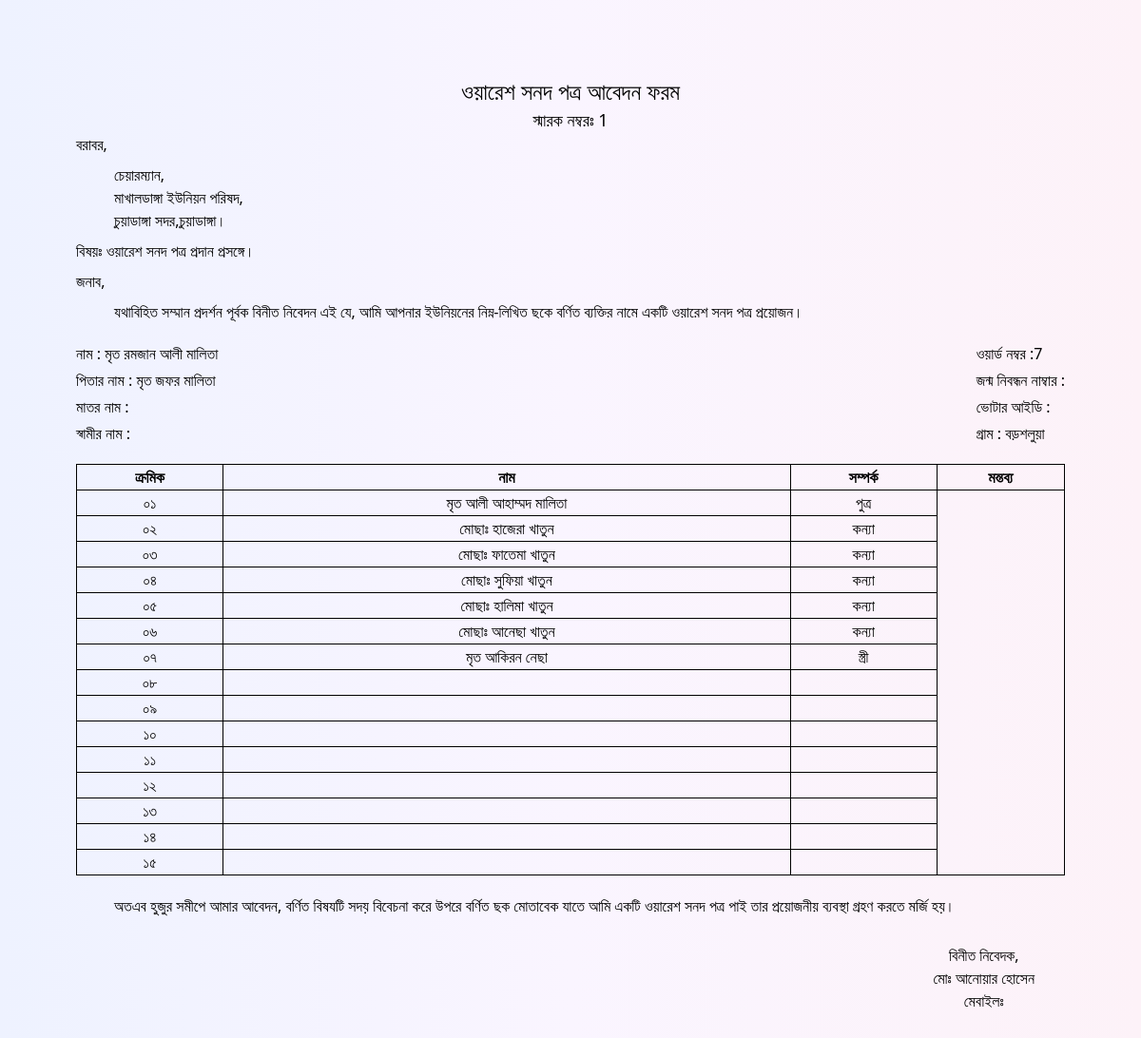
Page /waresabedonreport.php?id=4 (signed in) on the committed database.
### tables this page shows
CREATE TABLE `wares` (
  `id` int(11) NOT NULL,
  `sarok` varchar(255) NOT NULL,
  `name` varchar(255) NOT NULL,
  `fathername` varchar(255) NOT NULL,
  `mothername` varchar(255) NOT NULL,
  `husband` varchar(255) NOT NULL,
  `gram` varchar(255) NOT NULL,
  `word` varchar(255) NOT NULL,
  `deathno` varchar(255) NOT NULL,
  `voterid` varchar(255) NOT NULL,
  `mobileno` varchar(255) NOT NULL,
  `aname` varchar(255) NOT NULL,
  `date` varchar(255) NOT NULL,
  `w1` varchar(255) DEFAULT NULL,
  `w2` varchar(255) DEFAULT NULL,
  `w3` varchar(255) DEFAULT NULL,
  `w4` varchar(255) DEFAULT NULL,
  `w5` varchar(255) DEFAULT NULL,
  `w6` varchar(255) DEFAULT NULL,
  `w7` varchar(255) DEFAULT NULL,
  `w8` varchar(255) DEFAULT NULL,
  `w9` varchar(255) DEFAULT NULL,
  `w10` varchar(255) DEFAULT NULL,
  `w11` varchar(255) DEFAULT NULL,
  `w12` varchar(255) DEFAULT NULL,
  `w13` varchar(255) DEFAULT NULL,
  `w14` varchar(255) DEFAULT NULL,
  `w15` varchar(255) DEFAULT NULL,
  `r1` varchar(255) DEFAULT NULL,
  `r2` varchar(255) DEFAULT NULL,
  `r3` varchar(255) DEFAULT NULL,
  `r4` varchar(255) DEFAULT NULL,
  `r5` varchar(255) DEFAULT NULL,
  `r6` varchar(255) DEFAULT NULL,
  `r7` varchar(255) DEFAULT NULL,
  `r8` varchar(255) DEFAULT NULL,
  `r9` varchar(255) DEFAULT NULL,
  `r10` varchar(255) DEFAULT NULL,
  `r11` varchar(255) DEFAULT NULL,
  `r12` varchar(255) DEFAULT NULL,
  `r13` varchar(255) DEFAULT NULL,
  `r14` varchar(255) DEFAULT NULL,
  `r15` varchar(255) DEFAULT NULL
);

### waresabedonreport.php (the view, shortened to what this page needs)
<?php
include 'dbconnect.php';
if (isset($_REQUEST['id'])) {
    $rid = $_REQUEST['id'];
    $query = "SELECT * FROM `wares` WHERE id=$rid";
    $poriciti = mysqli_query($con, $query);
    $result = mysqli_fetch_array($poriciti);
}
?>
<!DOCTYPE html>
<html lang="en" dir="ltr">
<head>
    <script src="https://cdn.tailwindcss.com"></script>
</head>
<body class='bg-gradient-to-r from-indigo-50 via-purple-50 to-pink-50 z-40 mb-10'>
    <div class='px-20 py-20 relative'>
        <?php
        $rid = $result['sarok'];
        $name = $result['name'];
        $fathername = $result['fathername'];
        $mothername = $result['mothername'];
        $husband = $result['husband'];
        $gram = $result['gram'];
        $word = $result['word'];
        $birthno = $result['deathno'];
        $voterid = $result['voterid'];
        $mobileno = $result['mobileno'];
        $w1 = $result['w1'];
        $w2 = $result['w2'];
        $w3 = $result['w3'];
        $w4 = $result['w4'];
        $w5 = $result['w5'];
        $w6 = $result['w6'];
        $w7 = $result['w7'];
        $w8 = $result['w8'];
        $w9 = $result['w9'];
        $w10 = $result['w10'];
        $w11 = $result['w11'];
        $w12 = $result['w12'];
        $w13 = $result['w13'];
        $w14 = $result['w14'];
        $w15 = $result['w15'];
        $r1 = $result['r1'];
        $r2 = $result['r2'];
        $r3 = $result['r3'];
        $r4 = $result['r4'];
        $r5 = $result['r5'];
        $r6 = $result['r6'];
        $r7 = $result['r7'];
        $r8 = $result['r8'];
        $r9 = $result['r9'];
        $r10 = $result['r10'];
        $r11 = $result['r11'];
        $r12 = $result['r12'];
        $r13 = $result['r13'];
        $r14 = $result['r14'];
        $r15 = $result['r15'];
        ?>
        <p class='text-center font-medium text-2xl'>ওয়ারেশ সনদ পত্র আবেদন ফরম</p>
        <p class='text-center font-medium text-lg'>স্মারক নম্বরঃ <span><?= $rid ?></span></p>
        <p>বরাবর,</p>
        <p class="ml-10 my-2">চেয়ারম্যান, <br>
        মাখালডাঙ্গা ইউনিয়ন পরিষদ, <br>
            চুয়াডাঙ্গা সদর,চুয়াডাঙ্গা।
        </p>
        <p>বিষয়ঃ ওয়ারেশ সনদ পত্র প্রদান প্রসঙ্গে।</p>
        <p class='my-2'>জনাব,</p>
        <p class="ml-10 my-2">যথাবিহিত সম্মান প্রদর্শন পূর্বক বিনীত নিবেদন এই যে, আমি আপনার ইউনিয়নের নিম্ন-লিখিত ছকে
            বর্ণিত ব্যক্তির নামে একটি ওয়ারেশ সনদ পত্র প্রয়োজন।</p>
        <div class='flex justify-between items-center my-5'>
            <div class="space-y-1">
                <p class=''> নাম : <span><?= $name ?></span> </p>
                <p class=''>পিতার নাম : <span><?= $fathername ?></span> </p>
                <p class=''>মাতর নাম : <span><?= $mothername ?></span> </p>
                <p class=''>স্বামীর নাম : <span><?= $husband ?></span> </p>
            </div>
            <div class="space-y-1">
                <p class=''>ওয়ার্ড নম্বর :<span><?= $word ?></span> </p>
                <p class=''>জন্ম নিবন্ধন নাম্বার : <span><?= $birthno ?></span> </p>
                <p class=''>ভোটার আইডি : <span><?= $voterid ?></span> </p>
                <p class=''>গ্রাম : <span><?= $gram ?></span> </p>
            </div>
        </div>
        <table class='w-full table border border-black rounded-lg'>
            <thead>
                <tr>
                    <th class='border border-black'>ক্রমিক</th>
                    <th class='border border-black'>নাম</th>
                    <th class='border border-black'>সম্পর্ক</th>
                    <th class='border border-black'>মন্তব্য</th>
                </tr>
            </thead>
            <tbody>
                <tr>
                    <td class='border border-black text-center'>০১</td>
                    <td class='border border-black text-center'><?= $w1 ?></td>
                    <td class='border border-black text-center'><?= $r1 ?></td>
                </tr>
                <tr>
                    <td class='border border-black text-center'>০২</td>
                    <td class='border border-black text-center'><?= $w2 ?></td>
                    <td class='border border-black text-center'><?= $r2 ?></td>
                </tr>
                <tr>
                    <td class='border border-black text-center'>০৩</td>
                    <td class='border border-black text-center'><?= $w3 ?></td>
                    <td class='border border-black text-center'><?= $r3 ?></td>
                </tr>
                <tr>
                    <td class='border border-black text-center'>০৪</td>
                    <td class='border border-black text-center'><?= $w4 ?></td>
                    <td class='border border-black text-center'><?= $r4 ?></td>
                </tr>
                <tr>
                    <td class='border border-black text-center'>০৫</td>
                    <td class='border border-black text-center'><?= $w5 ?></td>
                    <td class='border border-black text-center'><?= $r5 ?></td>
                </tr>
                <tr>
                    <td class='border border-black text-center'>০৬</td>
                    <td class='border border-black text-center'><?= $w6 ?></td>
                    <td class='border border-black text-center'><?= $r6 ?></td>
                </tr>
                <tr>
                    <td class='border border-black text-center'>০৭</td>
                    <td class='border border-black text-center'><?= $w7 ?></td>
                    <td class='border border-black text-center'><?= $r7 ?></td>
                </tr>
                <tr>
                    <td class='border border-black text-center'>০৮</td>
                    <td class='border border-black text-center'><?= $w8 ?></td>
                    <td class='border border-black text-center'><?= $r8 ?></td>
                </tr>
                <tr>
                    <td class='border border-black text-center'>০৯</td>
                    <td class='border border-black text-center'><?= $w9 ?></td>
                    <td class='border border-black text-center'><?= $r9 ?></td>
                </tr>
                <tr>
                    <td class='border border-black text-center'>১০</td>
                    <td class='border border-black text-center'><?= $w10 ?></td>
                    <td class='border border-black text-center'><?= $r10 ?></td>
                </tr>
                <tr>
                    <td class='border border-black text-center'>১১</td>
                    <td class='border border-black text-center'><?= $w11 ?></td>
                    <td class='border border-black text-center'><?= $r11 ?></td>
                </tr>
                <tr>
                    <td class='border border-black text-center'>১২</td>
                    <td class='border border-black text-center'><?= $w12 ?></td>
                    <td class='border border-black text-center'><?= $r12 ?></td>
                </tr>
                <tr>
                    <td class='border border-black text-center'>১৩</td>
                    <td class='border border-black text-center'><?= $w13 ?></td>
                    <td class='border border-black text-center'><?= $r13 ?></td>
                </tr>
                <tr>
                    <td class='border border-black text-center'>১৪</td>
                    <td class='border border-black text-center'><?= $w14 ?></td>
                    <td class='border border-black text-center'><?= $r14 ?></td>
                </tr>
                <tr>
                    <td class='border border-black text-center'>১৫</td>
                    <td class='border border-black text-center'><?= $w15 ?></td>
                    <td class='border border-black text-center'><?= $r15 ?></td>
                </tr>
            </tbody>
        </table>
        <p class="ml-10 my-5">অতএব হুজুর সমীপে আমার আবেদন, বর্ণিত বিষযটি সদয় বিবেচনা করে উপরে বর্ণিত ছক মোতাবেক যাতে আমি
            একটি ওয়ারেশ সনদ পত্র পাই তার প্রয়োজনীয় ব্যবস্থা গ্রহণ করতে মর্জি হয়।</p>
        <div class=' absolute right-28 bottom-0 flex flex-col justify-end items-center'>
            <p>বিনীত নিবেদক,</p>
            <p>মোঃ আনোয়ার হোসেন</p>
            <p>মেবাইলঃ <span><?= $mobileno ?></span></p>
        </div>
    </div>
</body>
</html>

### rows in the picture
wares: sarok "1", name "মৃত রমজান আলী মালিতা", fathername "মৃত জফর মালিতা", word "7", gram "বড়শলুয়া", w1 "মৃত আলী আহাম্মদ মালিতা", r1 "পুত্র", w2 "মোছাঃ হাজেরা খাতুন", r2 "কন্যা", w3 "মোছাঃ ফাতেমা খাতুন", r3 "কন্যা", w4 "মোছাঃ সুফিয়া খাতুন", r4 "কন্যা", w5 "মোছাঃ হালিমা খাতুন", r5 "কন্যা", w6 "মোছাঃ আনেছা খাতুন", r6 "কন্যা", w7 "মৃত আকিরন নেছা", r7 "স্ত্রী"
